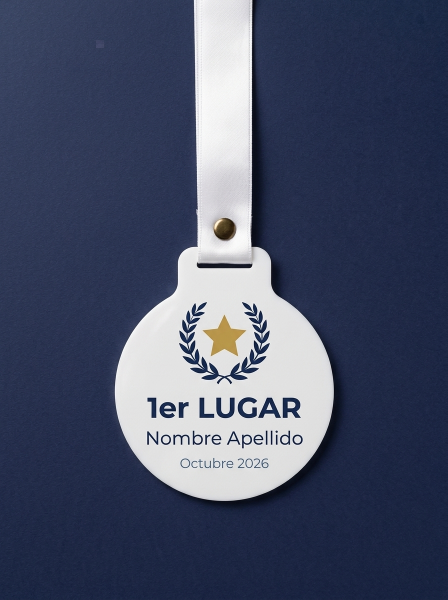
#> input picture brine-motion-studio/studio/brand-assets/raw-medalla.jpg, 896 x 1200 px (shown at 1/2 size)
$ python -i verify.py   (imports and definitions only)
#> lines starting #> are read from the running program, lines starting #| are printed output that depends on the picture
### pimzath-reels/engine/core.py
"""Base compartida: lienzo, paleta, easing, utilidades de superficie y desenfoque."""
import math
from functools import lru_cache
from pathlib import Path

import cairo
import numpy as np
from scipy import ndimage

ROOT = Path(__file__).resolve().parents[1]
BUILD = ROOT / "build"
W, H, FPS = 1080, 1920, 30

# Zona segura de Instagram Reels (px)
SAFE_X0, SAFE_X1 = 120, W - 120
SAFE_Y0, SAFE_Y1 = 220, H - 360


def hexrgb(h):
    h = h.lstrip("#")
    return tuple(int(h[i:i + 2], 16) / 255 for i in (0, 2, 4))


IVORY = hexrgb("#F2E9DC")
MAGENTA = hexrgb("#AC326E")
ORANGE = hexrgb("#E47642")
PLUM = hexrgb("#321C2C")
BLUE = hexrgb("#3E5F8A")  # azul del suéter (muestreado de la ficha visual)
INK = hexrgb("#1E1119")


def clamp(x, a=0.0, b=1.0):
    return a if x < a else b if x > b else x


def lerp(a, b, t):
    return a + (b - a) * t


def mix(c1, c2, t):
    return tuple(lerp(a, b, t) for a, b in zip(c1, c2))


# [5 lines left out: function prog, not called in this run]


def smooth(x):
    x = clamp(x)
    return x * x * (3 - 2 * x)


def ease_out_cubic(x):
    x = clamp(x)
    return 1 - (1 - x) ** 3


def ease_in_out_cubic(x):
    x = clamp(x)
    return 4 * x ** 3 if x < 0.5 else 1 - (-2 * x + 2) ** 3 / 2


def ease_in_quad(x):
    x = clamp(x)
    return x * x


def ease_out_back(x, s=1.4):
    x = clamp(x)
    return 1 + (s + 1) * (x - 1) ** 3 + s * (x - 1) ** 2


# [5 lines left out: function ease_out_elastic_soft, not called in this run]


def new_surface(w=W, h=H):
    s = cairo.ImageSurface(cairo.FORMAT_ARGB32, w, h)
    return s, cairo.Context(s)


@lru_cache(maxsize=None)
def png(name):
    return cairo.ImageSurface.create_from_png(str(BUILD / name))


# [34 lines left out: functions surface_array, blurred, paint_scaled, not called in this run]


def rgba(ctx, c, a=1.0):
    ctx.set_source_rgba(c[0], c[1], c[2], a)


# [10 lines left out: function value_noise, not called in this run]

### pimzath-reels/tools/verify.py
"""Verificación de un MP4 exportado.

- Formato: 1080x1920, 30 fps constantes, H.264 yuv420p, AAC, duración = frames/30.
- Frames negros (blackdetect) y frames congelados largos (freezedetect).
- Audio: correlación contra el tramo de la fuente (desfase en muestras), diferencia RMS
  fuera de los fades, picos (clipping) de fuente vs exportación.
- Hoja de contacto de TODO el video (1 frame cada 0,5 s) y simulación de UI de Instagram.

Uso: python3 tools/verify.py 01
"""
import json
import subprocess
import sys

import numpy as np
from PIL import Image, ImageDraw

sys.path.insert(0, str(__import__("pathlib").Path(__file__).resolve().parents[1]))
from engine.core import ROOT, SAFE_X0, SAFE_X1, SAFE_Y0, SAFE_Y1  # noqa: E402
from engine.sync import Cut  # noqa: E402

SR = 44100


def run(cmd):
    return subprocess.run(cmd, capture_output=True, text=True).stdout + subprocess.run(
        cmd, capture_output=True, text=True).stderr


# [81 lines left out: functions decode, main, not called in this run]


def ig_overlay(path):
    """Superpone una maqueta de la interfaz de Reels y la zona segura, y reduce a tamaño de móvil."""
    im = Image.open(path).convert("RGBA")
    ov = Image.new("RGBA", im.size, (0, 0, 0, 0))
#> ov: PIL image 896x1200 RGBA; every value is 0
    d = ImageDraw.Draw(ov)
    d.rectangle([0, 0, 1080, 200], fill=(0, 0, 0, 70))
    d.text((60, 110), "Reels", fill=(255, 255, 255, 230))
    for i, y in enumerate((1180, 1330, 1480, 1630)):
        d.ellipse([965, y, 1035, y + 70], outline=(255, 255, 255, 220), width=5)
    d.rectangle([0, 1560, 1080, 1920], fill=(0, 0, 0, 110))
    d.ellipse([50, 1620, 130, 1700], fill=(200, 200, 200, 200))
    d.text((150, 1645), "pimzath  ·  Seguir", fill=(255, 255, 255, 240))
    d.text((50, 1730), "caption del reel…", fill=(255, 255, 255, 200))
    d.rectangle([SAFE_X0, SAFE_Y0, SAFE_X1, SAFE_Y1], outline=(0, 255, 120, 200), width=3)
    im = Image.alpha_composite(im, ov).convert("RGB").resize((390, 693), Image.LANCZOS)
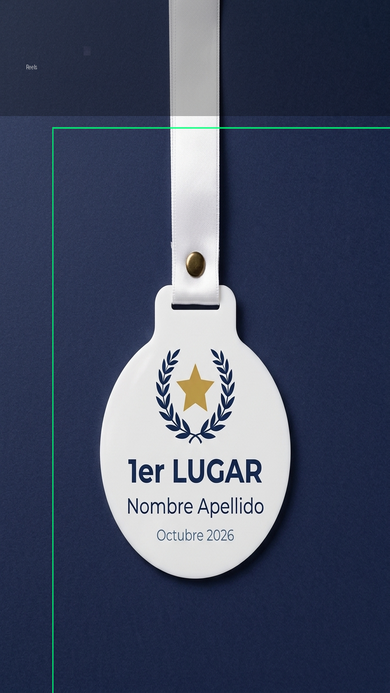
#> im: PIL image 390x693 RGB; mean R, G, B 68.2, 76.5, 98
#> (the run stopped early here; a loop or call above may not have finished)
